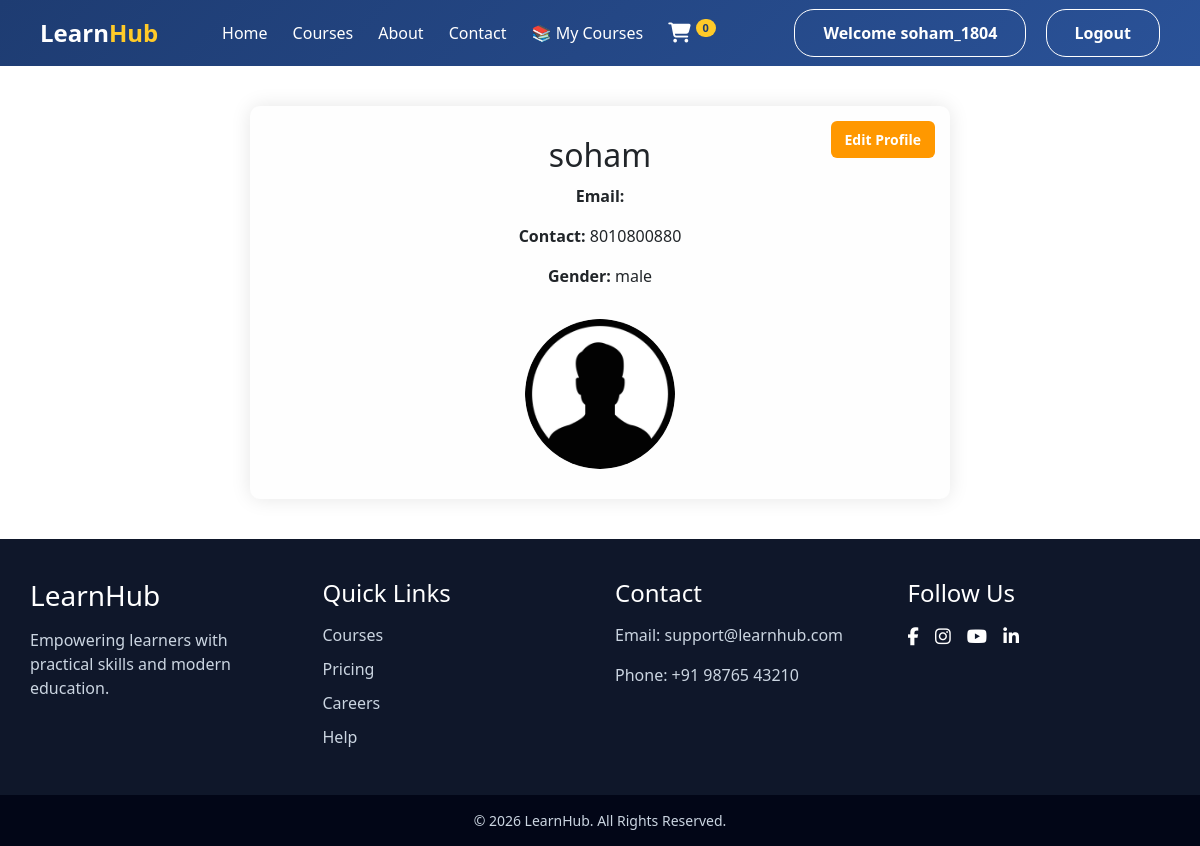
The app's page /profile/ (signed in) with its own data.
### profileapp/models.py (models this page shows, shortened)
class Profile(models.Model):
    genderChoice=[
       ("male","male"),
       ("female","female"),
       ("other","other")
    ]
    fullname=models.CharField(max_length=100)
    email=models.EmailField(max_length=254)
    contact=models.CharField(max_length=20)
    gender=models.CharField(choices=genderChoice,max_length=20)
    image=models.FileField(upload_to="uploads/")

### profileapp/views.py (the view)
# urls.py: path('profile/',profileView, name='profile'),
def profileView(request):
    user = request.user
    try:
        profile = Profile.objects.get(email=user.email)
    except Profile.DoesNotExist:
        profile = None
    return render(request,'profile.html',{
        'profile':profile
    })

### templates/profile.html (shortened to what this page needs)
{% extends "base.html" %}
{% block content %}
<div style="max-width:700px;margin:40px auto;font-family:sans-serif;">
    {% if profile %}
        <div class="profile-card">
            <a href="{% url 'profile_edit' %}" class="profile-edit-btn">
                Edit Profile
            </a>
            <h2 style="margin-bottom:10px;">{{ profile.fullname }}</h2>
            <p><strong>Email:</strong> {{ profile.email }}</p>
            <p><strong>Contact:</strong> {{ profile.contact }}</p>
            <p><strong>Gender:</strong> {{ profile.gender }}</p>
            {% if profile.image %}
                <img src="{{ profile.image.url }}" width="150"
                style="border-radius:50%;margin-top:15px;">
            {% endif %}
        </div>
    {% endif %}
</div>
{% endblock content %}

### templates/base.html (shortened to what this page needs)
<!doctype html>
<html lang="en">
  <head>
    <link
      rel="stylesheet"
      href="https://cdnjs.cloudflare.com/ajax/libs/font-awesome/6.5.0/css/all.min.css"
    />
    <link
      href="https://cdn.jsdelivr.net/npm/bootstrap@5.3.2/dist/css/bootstrap.min.css"
      rel="stylesheet"
    />
  </head>
  <body>
    <nav class="navbar">
      <div class="logo">Learn<span>Hub</span></div>
      <ul class="nav-links">
        <li><a href="/">Home</a></li>
        <li><a href="/course">Courses</a></li>
        <li><a href="/about">About</a></li>
        <li><a href="/contact">Contact</a></li>
        <li class="nav-item">
          <a class="nav-link" href="/mycourses/">📚 My Courses</a>
        </li>
        <li>
          <a href="/cart" title="Shopping Cart">
            <i class="fas fa-shopping-cart cart-icon"></i>
            <span class="cart-badge"
              >{{ request.session.cart|length|default:0 }}</span
            >
          </a>
        </li>
      </ul>
      <div class="nav-btns">
        {% if request.user.is_authenticated %}
        <a href="/profile" class="login">Welcome {{ request.user.username }}</a>
        <a href="/logout" class="login">Logout</a>
        {% else %}
        <a href="/login" class="login">Login</a>
        <a href="/signup" class="signup">Sign Up</a>
        {% endif %}
      </div>
    </nav>
    {% block content %}{% endblock content %}
    <footer class="footer">
      <div class="footer-container">
        <div class="footer-box">
          <h3>LearnHub</h3>
          <p>Empowering learners with practical skills and modern education.</p>
        </div>
        <div class="footer-box">
          <h4>Quick Links</h4>
          <ul>
            <li><a href="#">Courses</a></li>
            <li><a href="#">Pricing</a></li>
            <li><a href="#">Careers</a></li>
            <li><a href="#">Help</a></li>
          </ul>
        </div>
        <div class="footer-box">
          <h4>Contact</h4>
          <p>Email: support@learnhub.com</p>
          <p>Phone: +91 98765 43210</p>
        </div>
        <div class="footer-box">
          <h4>Follow Us</h4>
          <div class="social-icons">
            <a href="#"><i class="fab fa-facebook-f"></i></a>
            <a href="#"><i class="fab fa-instagram"></i></a>
            <a href="#"><i class="fab fa-youtube"></i></a>
            <a href="#"><i class="fab fa-linkedin-in"></i></a>
          </div>
        </div>
      </div>
      <div class="footer-bottom">© 2026 LearnHub. All Rights Reserved.</div>
    </footer>
  </body>
</html>

### templates/profile.html (style rules this page uses)
.profile-card { position: relative; padding: 30px; border-radius: 10px; box-shadow: 0 0 20px rgba(0, 0, 0, 0.1); text-align: center; background: #fefefe; }
.profile-edit-btn { position: absolute; top: 15px; right: 15px; padding: 8px 14px; border: none; border-radius: 6px; background: #ff9800; color: #fff; text-decoration: none; font-size: 14px; font-weight: 600; }

### records on screen
Profile: fullname "soham", contact "8010800880", gender "male", image (picture)

### other values on screen
{{ request.session.cart|length|default:0 }} "0"
{{ request.user.username }} "soham_1804"
